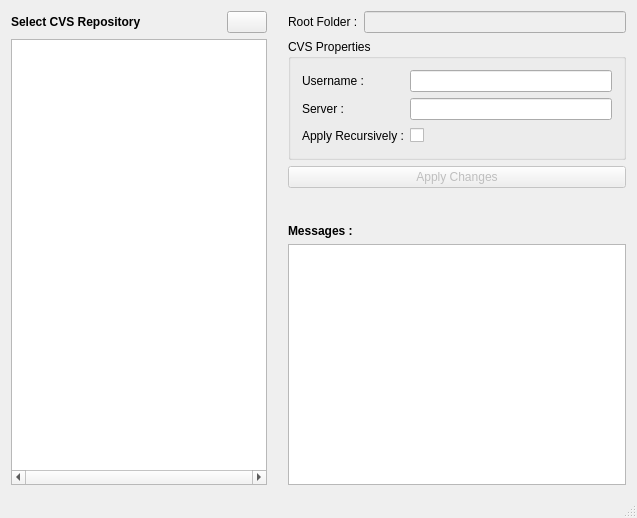
<?xml version="1.0" encoding="UTF-8"?>
<ui version="4.0">
 <class>Cresemo</class>
 <widget class="QMainWindow" name="Cresemo">
  <property name="geometry">
   <rect>
    <x>0</x>
    <y>0</y>
    <width>637</width>
    <height>518</height>
   </rect>
  </property>
  <property name="windowTitle">
   <string>Cresemo</string>
  </property>
  <property name="windowIcon">
   <iconset resource="../icons/icons.qrc">
    <normaloff>:/icons/application</normaloff>:/icons/application</iconset>
  </property>
  <widget class="QWidget" name="centralWidget">
   <layout class="QHBoxLayout" name="horizontalLayout_6" stretch="0,0,2">
    <item>
     <layout class="QVBoxLayout" name="verticalLayout">
      <item>
       <layout class="QHBoxLayout" name="horizontalLayout_5">
        <item>
         <widget class="QLabel" name="label">
          <property name="font">
           <font>
            <weight>75</weight>
            <bold>true</bold>
           </font>
          </property>
          <property name="text">
           <string>Select CVS Repository</string>
          </property>
         </widget>
        </item>
        <item>
         <spacer name="horizontalSpacer_2">
          <property name="orientation">
           <enum>Qt::Horizontal</enum>
          </property>
          <property name="sizeHint" stdset="0">
           <size>
            <width>40</width>
            <height>20</height>
           </size>
          </property>
         </spacer>
        </item>
        <item>
         <widget class="QPushButton" name="refreshBN">
          <property name="toolTip">
           <string>Refresh Directories (F5)</string>
          </property>
          <property name="text">
           <string/>
          </property>
          <property name="icon">
           <iconset resource="../icons/icons.qrc">
            <normaloff>:/icons/refresh</normaloff>:/icons/refresh</iconset>
          </property>
          <property name="iconSize">
           <size>
            <width>20</width>
            <height>20</height>
           </size>
          </property>
          <property name="shortcut">
           <string>F5</string>
          </property>
         </widget>
        </item>
       </layout>
      </item>
      <item>
       <widget class="QTreeView" name="fileBrowser">
        <property name="horizontalScrollBarPolicy">
         <enum>Qt::ScrollBarAlwaysOn</enum>
        </property>
       </widget>
      </item>
     </layout>
    </item>
    <item>
     <spacer name="horizontalSpacer_3">
      <property name="orientation">
       <enum>Qt::Horizontal</enum>
      </property>
      <property name="sizeType">
       <enum>QSizePolicy::Fixed</enum>
      </property>
      <property name="sizeHint" stdset="0">
       <size>
        <width>15</width>
        <height>20</height>
       </size>
      </property>
     </spacer>
    </item>
    <item>
     <layout class="QVBoxLayout" name="verticalLayout_2">
      <item>
       <layout class="QHBoxLayout" name="horizontalLayout_4">
        <item>
         <widget class="QLabel" name="folderLabel">
          <property name="text">
           <string>Root Folder :</string>
          </property>
         </widget>
        </item>
        <item>
         <widget class="QLineEdit" name="currentFolder">
          <property name="enabled">
           <bool>false</bool>
          </property>
         </widget>
        </item>
       </layout>
      </item>
      <item>
       <widget class="QGroupBox" name="cvsPropertiesGB">
        <property name="font">
         <font>
          <underline>false</underline>
          <strikeout>false</strikeout>
         </font>
        </property>
        <property name="autoFillBackground">
         <bool>false</bool>
        </property>
        <property name="title">
         <string>CVS Properties</string>
        </property>
        <property name="flat">
         <bool>false</bool>
        </property>
        <property name="checkable">
         <bool>false</bool>
        </property>
        <layout class="QFormLayout" name="formLayout">
         <item row="0" column="0">
          <widget class="QLabel" name="label_2">
           <property name="text">
            <string>Username :</string>
           </property>
          </widget>
         </item>
         <item row="0" column="1">
          <layout class="QHBoxLayout" name="horizontalLayout">
           <item>
            <widget class="QLineEdit" name="usernameLE">
             <property name="enabled">
              <bool>true</bool>
             </property>
            </widget>
           </item>
          </layout>
         </item>
         <item row="1" column="0">
          <widget class="QLabel" name="label_3">
           <property name="text">
            <string>Server : </string>
           </property>
          </widget>
         </item>
         <item row="1" column="1">
          <layout class="QHBoxLayout" name="horizontalLayout_2">
           <item>
            <widget class="QLineEdit" name="serverLE">
             <property name="enabled">
              <bool>true</bool>
             </property>
            </widget>
           </item>
          </layout>
         </item>
         <item row="2" column="0">
          <widget class="QLabel" name="label_4">
           <property name="text">
            <string>Apply Recursively :</string>
           </property>
           <property name="wordWrap">
            <bool>true</bool>
           </property>
          </widget>
         </item>
         <item row="2" column="1">
          <layout class="QHBoxLayout" name="horizontalLayout_3">
           <item>
            <widget class="QCheckBox" name="recursiveCB">
             <property name="text">
              <string/>
             </property>
            </widget>
           </item>
           <item>
            <spacer name="horizontalSpacer">
             <property name="orientation">
              <enum>Qt::Horizontal</enum>
             </property>
             <property name="sizeHint" stdset="0">
              <size>
               <width>40</width>
               <height>20</height>
              </size>
             </property>
            </spacer>
           </item>
          </layout>
         </item>
        </layout>
       </widget>
      </item>
      <item>
       <widget class="QPushButton" name="applyBN">
        <property name="enabled">
         <bool>false</bool>
        </property>
        <property name="text">
         <string>Apply Changes</string>
        </property>
        <property name="icon">
         <iconset resource="../icons/icons.qrc">
          <normaloff>:/icons/accept</normaloff>:/icons/accept</iconset>
        </property>
        <property name="iconSize">
         <size>
          <width>20</width>
          <height>20</height>
         </size>
        </property>
       </widget>
      </item>
      <item>
       <spacer name="verticalSpacer">
        <property name="orientation">
         <enum>Qt::Vertical</enum>
        </property>
        <property name="sizeType">
         <enum>QSizePolicy::Fixed</enum>
        </property>
        <property name="sizeHint" stdset="0">
         <size>
          <width>20</width>
          <height>30</height>
         </size>
        </property>
       </spacer>
      </item>
      <item>
       <widget class="QLabel" name="label_5">
        <property name="font">
         <font>
          <weight>75</weight>
          <bold>true</bold>
         </font>
        </property>
        <property name="text">
         <string>Messages :</string>
        </property>
       </widget>
      </item>
      <item>
       <widget class="QPlainTextEdit" name="infoWindow">
        <property name="enabled">
         <bool>true</bool>
        </property>
        <property name="lineWrapMode">
         <enum>QPlainTextEdit::NoWrap</enum>
        </property>
       </widget>
      </item>
     </layout>
    </item>
   </layout>
  </widget>
  <widget class="QStatusBar" name="statusBar"/>
  <widget class="QMenuBar" name="menuBar">
   <property name="geometry">
    <rect>
     <x>0</x>
     <y>0</y>
     <width>637</width>
     <height>25</height>
    </rect>
   </property>
  </widget>
 </widget>
 <layoutdefault spacing="6" margin="11"/>
 <resources>
  <include location="../icons/icons.qrc"/>
 </resources>
 <connections>
  <connection>
   <sender>fileBrowser</sender>
   <signal>clicked(QModelIndex)</signal>
   <receiver>Cresemo</receiver>
   <slot>folderSelected(QModelIndex)</slot>
   <hints>
    <hint type="sourcelabel">
     <x>238</x>
     <y>101</y>
    </hint>
    <hint type="destinationlabel">
     <x>329</x>
     <y>72</y>
    </hint>
   </hints>
  </connection>
  <connection>
   <sender>usernameLE</sender>
   <signal>textChanged(QString)</signal>
   <receiver>Cresemo</receiver>
   <slot>usernameChanged(QString)</slot>
   <hints>
    <hint type="sourcelabel">
     <x>492</x>
     <y>111</y>
    </hint>
    <hint type="destinationlabel">
     <x>494</x>
     <y>235</y>
    </hint>
   </hints>
  </connection>
  <connection>
   <sender>serverLE</sender>
   <signal>textChanged(QString)</signal>
   <receiver>Cresemo</receiver>
   <slot>serverChanged(QString)</slot>
   <hints>
    <hint type="sourcelabel">
     <x>560</x>
     <y>140</y>
    </hint>
    <hint type="destinationlabel">
     <x>560</x>
     <y>207</y>
    </hint>
   </hints>
  </connection>
  <connection>
   <sender>applyBN</sender>
   <signal>clicked()</signal>
   <receiver>Cresemo</receiver>
   <slot>applyChanges()</slot>
   <hints>
    <hint type="sourcelabel">
     <x>396</x>
     <y>216</y>
    </hint>
    <hint type="destinationlabel">
     <x>395</x>
     <y>243</y>
    </hint>
   </hints>
  </connection>
  <connection>
   <sender>refreshBN</sender>
   <signal>clicked()</signal>
   <receiver>Cresemo</receiver>
   <slot>refreshDirectories()</slot>
   <hints>
    <hint type="sourcelabel">
     <x>228</x>
     <y>51</y>
    </hint>
    <hint type="destinationlabel">
     <x>203</x>
     <y>40</y>
    </hint>
   </hints>
  </connection>
 </connections>
 <slots>
  <slot>folderSelected(QModelIndex)</slot>
  <slot>usernameChanged(QString)</slot>
  <slot>serverChanged(QString)</slot>
  <slot>applyChanges()</slot>
  <slot>refreshDirectories()</slot>
 </slots>
</ui>
